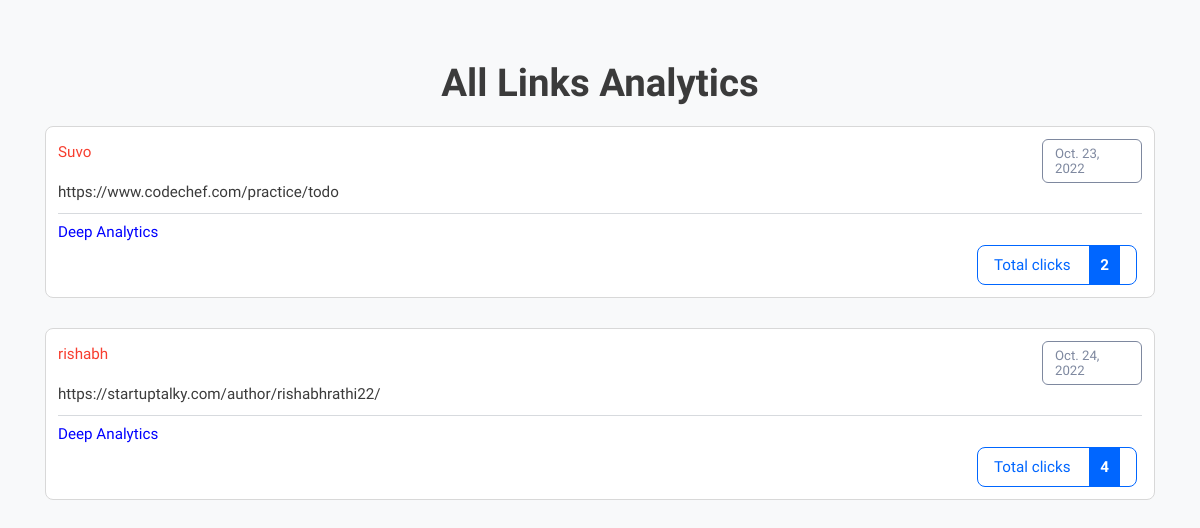
/all-analytics/, run on an earlier commit of the app's database.
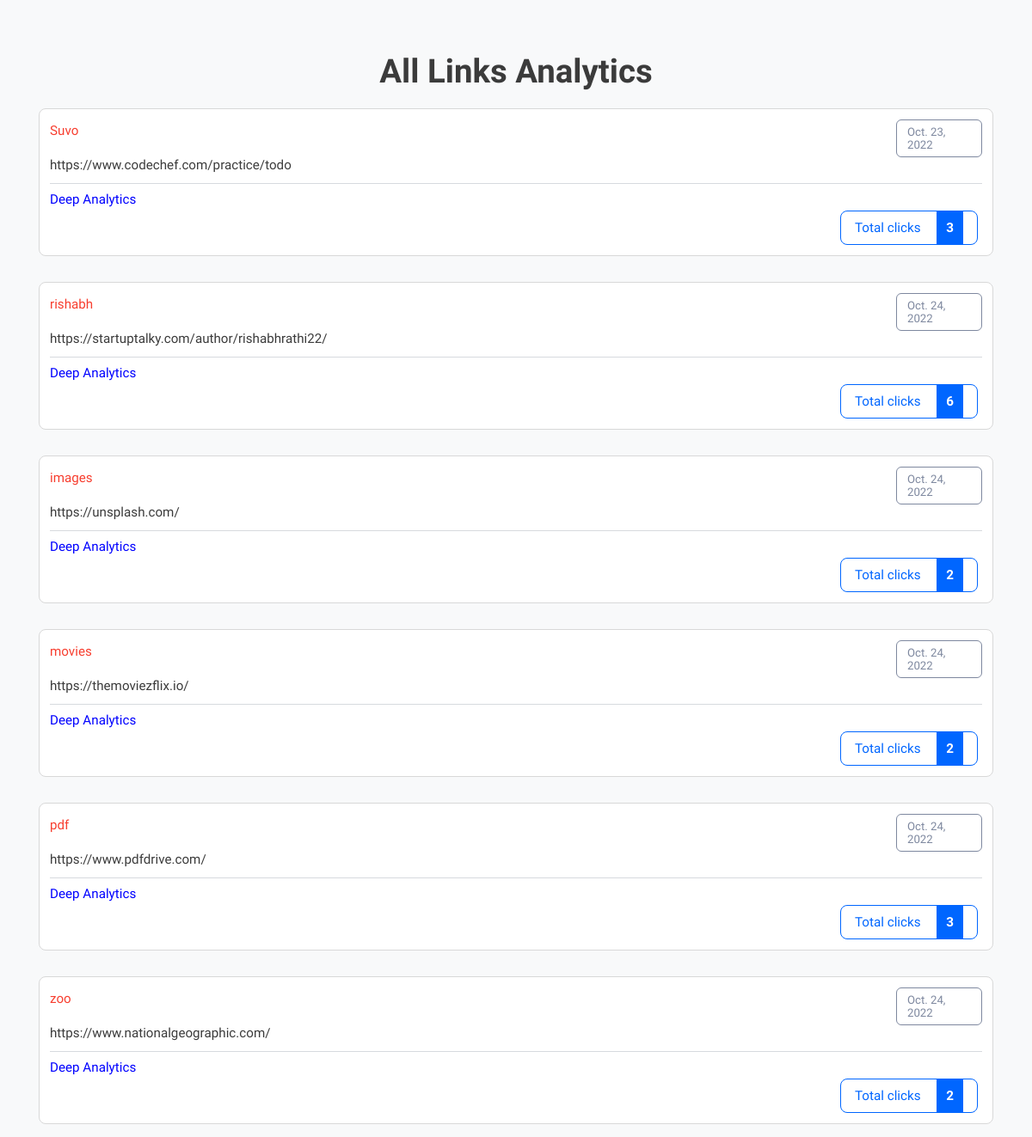
And on a later commit of the database.
### URL_Shortener/models.py (models this page shows)
class URL_Table(models.Model):
    long_url = models.URLField(max_length=500)
    custom_name = models.CharField(max_length=50, unique=True)
    created_date = models.DateField(auto_now_add=True)
    visit_count = models.IntegerField(default=0)
    class Meta:
        verbose_name_plural = 'URL Tables'

### URL_Shortener/views.py (the view)
# urls.py: path('all-analytics/',all_analytics),
def all_analytics(request):
    rows = URL_Table.objects.all()
    context = {
        "rows": rows
    }
    return render(request, "all-analytics.html", context)

### URL_Shortener/templates/all-analytics.html (shortened to what this page needs)
{% load static %}
<!DOCTYPE html>
<html lang="en" class="">
<head>
	<link href="https://cdn.jsdelivr.net/npm/bootstrap@5.0.2/dist/css/bootstrap.min.css" rel="stylesheet"
>
	<link rel="stylesheet" href="{% static 'style.css' %}" type="text/css" media="screen">
</head>
<body class="pace-done lout_stats30">
	<main id="content" role="main" class="wyniki wyniki_all">
		<div class="container">
			<div class="row">
				<div class="col-12 page_log_in mt-0">
					<h2 class="h1" style="text-align: center;">All Links Analytics</h2>
				</div>
				{% for obj in rows %}
				<div class="url_options url_stats_o" id="1">
					<p class="data_link">{{ obj.created_date }}</p>
					<p class="url_link">
						{{ obj.long_url }}
					</p>
					<p id="link" class="link_element">
						<a href="/redirect/{{ obj.custom_name }}" class="short_url_l" target="blank">
							{{ obj.custom_name }}</a>
					</p>
					<p id="link" class="link_element">
						<a href="/all-analytics/{{ obj.custom_name }}" class="short_url_l" style="color:blue;">
							Deep Analytics</a>
					</p>
					<div class="stats_total btn-cutt click_stats btn_norm">
						<div>Total clicks <strong class="allClicks">{{ obj.visit_count }}</strong></div>
					</div>
				</div>
				{% endfor %}
			</div>
		</div>
	</main>
</body>
</html>

What changed in the data, as far as the page shows it:
changed URL_Table "https://www.codechef.com/practice/todo": visit_count "2" → "3"
changed URL_Table "https://startuptalky.com/author/rishabhrathi22/": visit_count "4" → "6"
added URL_Table: created_date "Oct. 24, 2022", long_url "https://unsplash.com/", custom_name "images", visit_count "2"
added URL_Table: created_date "Oct. 24, 2022", long_url "https://themoviezflix.io/", custom_name "movies", visit_count "2"
added URL_Table: created_date "Oct. 24, 2022", long_url "https://www.pdfdrive.com/", custom_name "pdf", visit_count "3"
added URL_Table: created_date "Oct. 24, 2022", long_url "https://www.nationalgeographic.com/", custom_name "zoo", visit_count "2"
